Frame 1 (no input): blank canvas, image omitted
Frame 60 (no input): blank canvas, image omitted
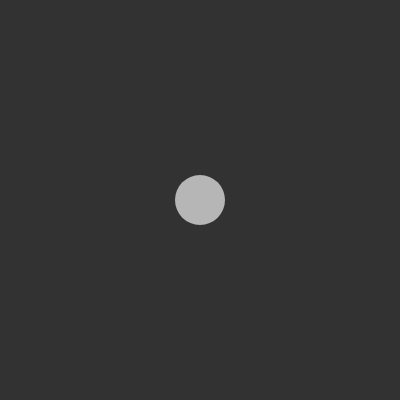
Frame 120 (the mouse pressed at the canvas centre since frame 60)

The p5.js sketch whose frames 1 and 60 were blank and that drew this single picture after the mouse press (run headless with seeded random() and noise() and a simulated clock; from frame 60 on, the mouse is pressed at the canvas centre):

// p5.js sketch
// ── sketch.js
// based on examples found here:
// https://creative-coding.decontextualize.com/arrays-and-objects/ 

// create a variable to hold coordinates
var rectXY = []; // start with empty list

// Initialization
function setup() {
  createCanvas(400, 400);

}

// Main loop
function draw() {
  background(50);
  noStroke();
  rectMode(CENTER);
  fill(255);
  
  // loop through all the elements of the array starting at 0
  for (var i = 0; i < rectXY.length; i++) {
  	// element 2 contains the color value
    fill(rectXY[i][2]);
    // elements 0 and 1 contain the x and y coordinates
    ellipse(rectXY[i][0], rectXY[i][1], 50, 50);

    // uncomment to animate
    // rectXY[i][1] += 1;
  }
}

// built in mousePressed callback function
function mousePressed() {
  // add an array to the array rectXY 
  rectXY.push([mouseX, mouseY, random(255)]);
}
// ── testSketch.js
// based on examples found here:
// https://creative-coding.decontextualize.com/arrays-and-objects/ 

// create a variable to hold coordinates
var xyPos = [[25, 100], [50, 200], [123, 123]];



// Initialization
function setup() {
  createCanvas(400, 400);


}

// Main loop
function draw() {
  background(50);

  for (var i = 0; i < xyPos.length; i = i + 1){
  	rect(xyPos[i][0], xyPos[i][1], 25, 25);
  }


  
}
